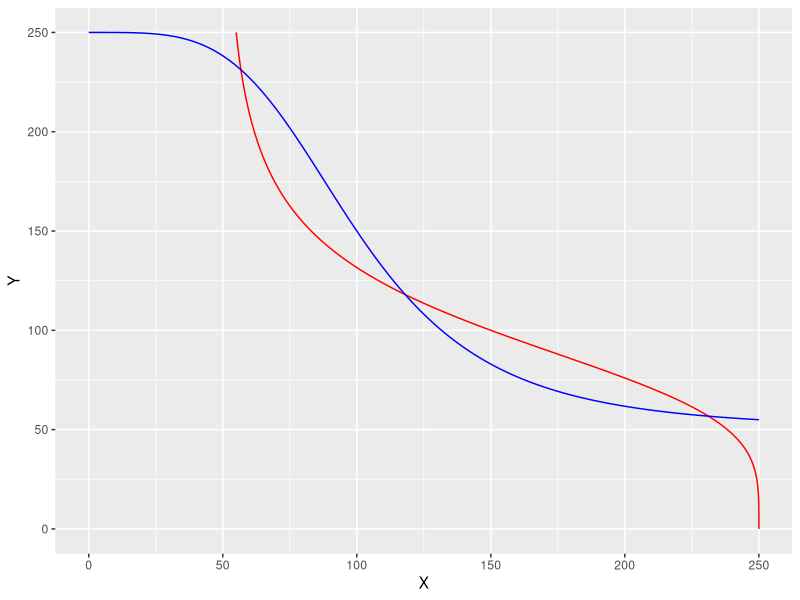
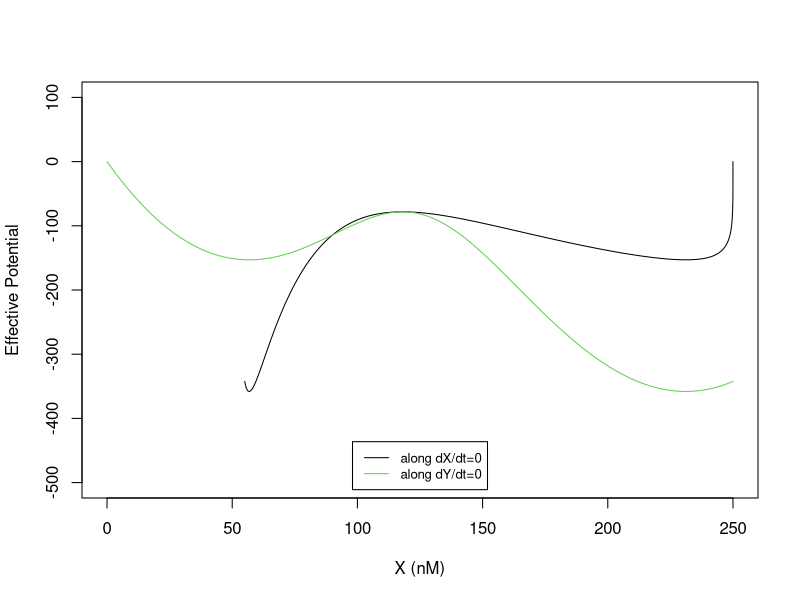
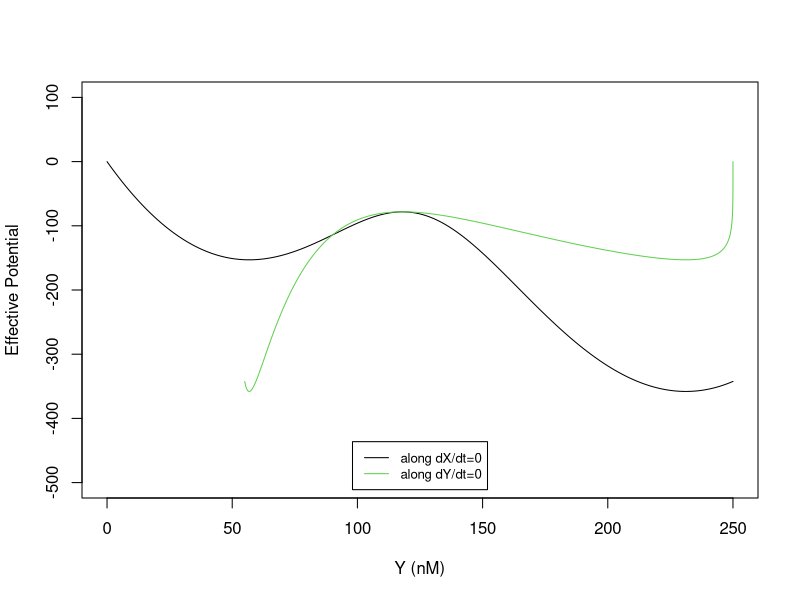

Write the R code that produced these figures, in order.
## ---- chunk 1
knitr::opts_chunk$set(echo = TRUE)
## ---- chunk 2
library(ggplot2)
# define ODE terms
derivs_ts <- function(t, Xs) {
  dXdt = 5 + 20/(1+(Xs[2]/100)**4) - 0.1 * Xs[1]
  dYdt = 5 + 20/(1+(Xs[1]/100)**4) - 0.1 * Xs[2]
  return(c(dXdt, dYdt))
}

null_fx <- function(gX, X_range, Y_range) {
  Y_all = seq(Y_range[1], Y_range[2], length.out = 1000)
  X_all = (5 + gX/(1 + (Y_all/100)**4))/0.1
  ind = which((X_all - X_range[1]) *(X_all - X_range[2]) <= 0)
  results = cbind(X_all, Y_all)
  colnames(results) = c("X", "Y")
  return(results)
}

null_fy <- function(gY, X_range, Y_range) {
  X_all = seq(X_range[1], X_range[2], length.out = 1000)
  Y_all = (5 + gY/(1 + (X_all/100)**4)) /0.1 
  ind = which((Y_all - Y_range[1]) *(Y_all - Y_range[2]) <= 0)
  results = cbind(X_all, Y_all)
  colnames(results) = c("X", "Y")
  return(results)
}

X_range = c(0, 250)
Y_range = c(0, 250)
null1 = null_fx(20, X_range, Y_range)
null2 = null_fy(20, X_range, Y_range)

# steady states ss can be found using the following code from Part 3C. The three steady states are provided directly. Readers can try to obtain these steady states. 
##dX/dt along the nullcline dY/dt = 0
#dxdt_y_null = apply(null2, MARGIN = 1, function(Xs) {
#  d = derivs_ts(0, Xs)
#  return(d[1])})
##dY/dt along the nullcline dX/dt = 0
#dydt_x_null = apply(null1, MARGIN = 1, function(Xs) {
#  d = derivs_ts(0, Xs)
#  return(d[2])})
#ss_all = find_intersection_all_fast(null1, null2, dxdt_y_null, dydt_x_null)
#ss1 = c(56.76438, 231.18787)
#ss2 = c(118.02210, 118.02210)
#ss3 = c(231.18787, 56.76438)

ggplot() +
  geom_path(data=as.data.frame(null1), aes(x=X, y=Y), color = "red") +
  geom_path(data=as.data.frame(null2), aes(x=X, y=Y), color = "blue") 
    
## ---- chunk 3
# now integrate f_Y(X,Y) with the trapezoidal rule
cal_int_2D_line <- function(line, derivs) {
  
  ntot = nrow(line) 
  U_all = array(0, dim = ntot)
  X = 0
  U_all[1] =  0
  for(i in 1:(ntot-1)) {
    dx = line[i+1,1] - line[i,1]
    dy = line[i+1,2] - line[i,2]
    Xs_i = line[i,]
    Xs_i1 = line[i+1,]
    dX_i = derivs(0,Xs_i)
    dX_i1 = derivs(0,Xs_i1)
    
    U_all[i+1] = U_all[i] - (dX_i[1] + dX_i1[1])/2*dx - (dX_i[2] + dX_i1[2])/2*dy
  }
  return(cbind(line,U_all))
}

U1 = cal_int_2D_line(null1, derivs_ts)
U2 = cal_int_2D_line(null2, derivs_ts)

plot(U1[,1], U1[,3], type = "l",  col =1,
    xlab="X (nM)", ylab="Effective Potential", xlim=c(0,250), ylim = c(-500,100))
lines(U2[,1], U2[,3], col=3)
legend("bottom", inset=0.02, legend = c("along dX/dt=0", "along dY/dt=0"),
       col=c(1,3), lty=1, cex=0.8)

plot(U1[,2], U1[,3], type = "l",  col =1,
    xlab="Y (nM)", ylab="Effective Potential", xlim=c(0,250), ylim = c(-500,100))
lines(U2[,2], U2[,3], col=3)
legend("bottom", inset=0.02, legend = c("along dX/dt=0", "along dY/dt=0"),
       col=c(1,3), lty=1, cex=0.8)
